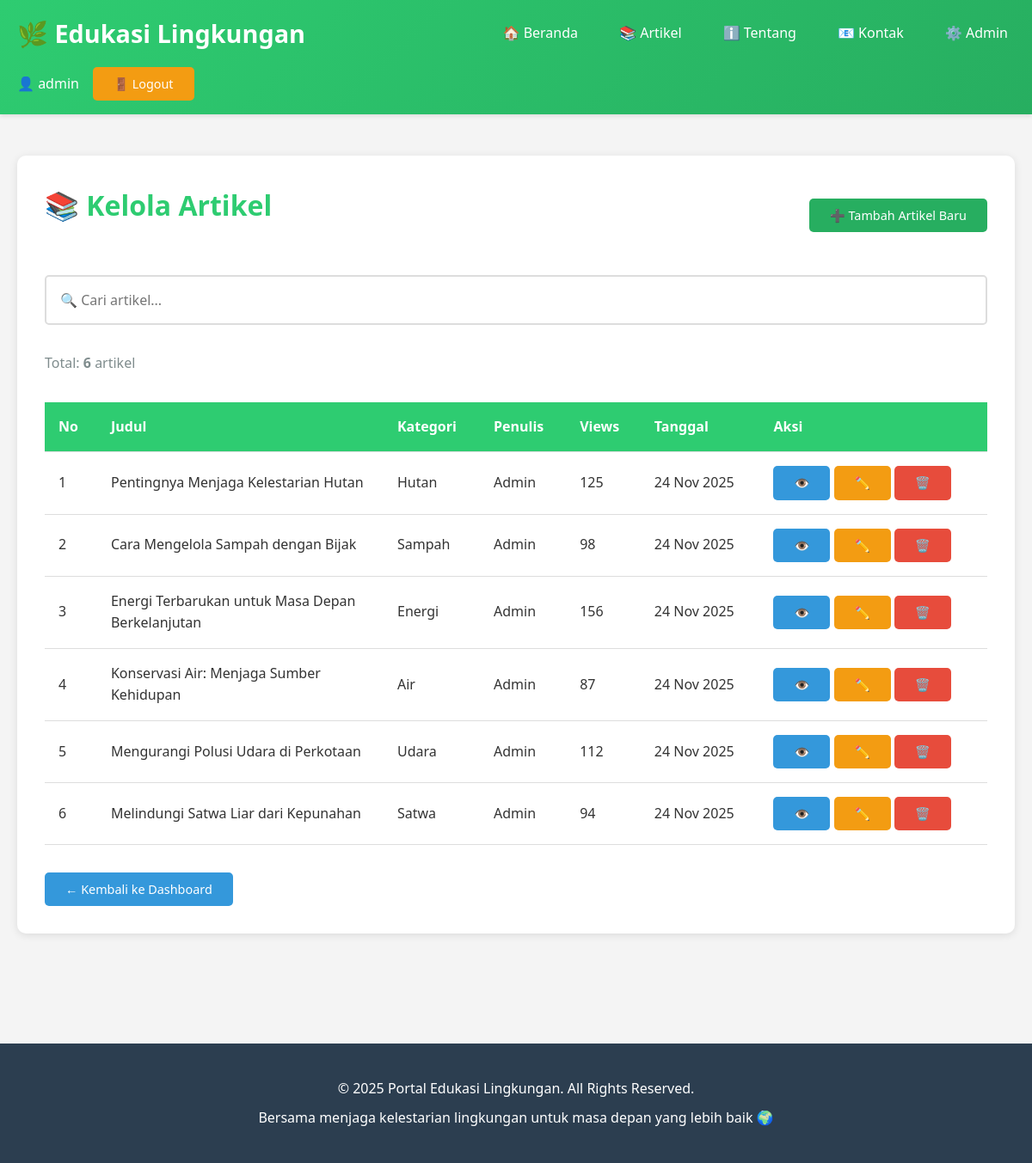
/admin/artikel/index.php (signed in), run on the app's committed database.
### tables this page shows
CREATE TABLE IF NOT EXISTS artikel (
    id INT AUTO_INCREMENT PRIMARY KEY,
    judul VARCHAR(255) NOT NULL,
    slug VARCHAR(255) NOT NULL UNIQUE,
    konten TEXT NOT NULL,
    penulis VARCHAR(100) NOT NULL,
    kategori VARCHAR(50) NOT NULL,
    views INT DEFAULT 0,
    created_at TIMESTAMP DEFAULT CURRENT_TIMESTAMP,
    updated_at TIMESTAMP DEFAULT CURRENT_TIMESTAMP ON UPDATE CURRENT_TIMESTAMP,
    INDEX idx_slug (slug),
    INDEX idx_kategori (kategori),
    INDEX idx_created_at (created_at)
);

### admin/artikel/index.php (the view, shortened to what this page needs)
<?php
$conn = getDBConnection();
$search = isset($_GET['search']) ? clean_input($_GET['search']) : '';
$where = $search ? "WHERE judul LIKE '%$search%' OR konten LIKE '%$search%' OR kategori LIKE '%$search%'" : '';
$query = "SELECT * FROM artikel $where ORDER BY created_at DESC";
$result = $conn->query($query);
include '../../includes/header.php';
?>
<main>
    <div class="container">
        <section class="content-section">
            <div style="display: flex; justify-content: space-between; align-items: center; margin-bottom: 2rem; flex-wrap: wrap; gap: 1rem;">
                <h2>📚 Kelola Artikel</h2>
                <a href="tambah.php" class="btn btn-success">➕ Tambah Artikel Baru</a>
            </div>
            <form method="GET" action="" style="margin-bottom: 2rem;">
                <div class="form-group" style="margin-bottom: 0;">
                    <input type="text" name="search" placeholder="🔍 Cari artikel..."
                           value="<?php echo htmlspecialchars($search); ?>"
                           style="width: 100%; padding: 1rem;">
                </div>
            </form>
            <p style="color: #7f8c8d; margin-bottom: 1rem;">
                Total: <strong><?php echo $result->num_rows; ?></strong> artikel
            </p>
            <div style="overflow-x: auto;">
                <table>
                    <thead>
                        <tr>
                            <th>No</th>
                            <th>Judul</th>
                            <th>Kategori</th>
                            <th>Penulis</th>
                            <th>Views</th>
                            <th>Tanggal</th>
                            <th>Aksi</th>
                        </tr>
                    </thead>
                    <tbody>
                        <?php
                        if ($result->num_rows > 0):
                            $no = 1;
                            while($artikel = $result->fetch_assoc()):
                        ?>
                        <tr>
                            <td><?php echo $no++; ?></td>
                            <td style="max-width: 300px;">
                                <?php echo htmlspecialchars($artikel['judul']); ?>
                            </td>
                            <td><?php echo htmlspecialchars($artikel['kategori']); ?></td>
                            <td><?php echo htmlspecialchars($artikel['penulis']); ?></td>
                            <td><?php echo $artikel['views']; ?></td>
                            <td><?php echo date('d M Y', strtotime($artikel['created_at'])); ?></td>
                            <td style="white-space: nowrap;">
                                <a href="../../detail_artikel.php?slug=<?php echo $artikel['slug']; ?>"
                                   class="btn btn-primary" target="_blank" title="Lihat">👁️</a>
                                <a href="edit.php?id=<?php echo $artikel['id']; ?>"
                                   class="btn btn-warning" title="Edit">✏️</a>
                                <a href="hapus.php?id=<?php echo $artikel['id']; ?>"
                                   class="btn btn-danger"
                                   onclick="return confirmDelete('Apakah Anda yakin ingin menghapus artikel ini?')"
                                   title="Hapus">🗑️</a>
                            </td>
                        </tr>
                        <?php
                            endwhile;
                        endif; ?>
                    </tbody>
                </table>
            </div>
            <div style="margin-top: 2rem;">
                <a href="../index.php" class="btn btn-primary">← Kembali ke Dashboard</a>
            </div>
        </section>
    </div>
</main>
<?php
include '../../includes/footer.php';
?>

### assets/css/style.css (style rules this page uses)
* { margin: 0; padding: 0; box-sizing: border-box; }
body { font-family: 'Segoe UI', Tahoma, Geneva, Verdana, sans-serif; line-height: 1.6; color: #333; background-color: #f4f4f4; }
.container { max-width: 1200px; margin: 0 auto; padding: 0 20px; }
.btn { padding: 0.5rem 1.5rem; border: none; border-radius: 5px; cursor: pointer; text-decoration: none; display: inline-block; transition: all 0.3s; font-size: 0.9rem; font-weight: 500; }
.btn-primary { background: #3498db; color: white; }
.btn-success { background: #27ae60; color: white; }
.btn-danger { background: #e74c3c; color: white; }
.btn-warning { background: #f39c12; color: white; }
main { padding: 3rem 0; min-height: calc(100vh - 200px); }
.content-section { background: white; padding: 2rem; border-radius: 10px; box-shadow: 0 2px 10px rgba(0,0,0,0.1); margin-bottom: 2rem; animation: fadeIn 0.5s; }
h2 { color: #2ecc71; margin-bottom: 1.5rem; font-size: 2rem; }
.form-group { margin-bottom: 1.5rem; }
input[type="text"], input[type="email"], input[type="password"], textarea, select { width: 100%; padding: 0.8rem; border: 2px solid #ddd; border-radius: 5px; font-size: 1rem; transition: border-color 0.3s; font-family: inherit; }
table { width: 100%; border-collapse: collapse; background: white; margin-top: 1rem; overflow-x: auto; display: block; }
@media (min-width: 768px) { table { display: table; } }
th, td { padding: 1rem; text-align: left; border-bottom: 1px solid #ddd; }
th { background: #2ecc71; color: white; font-weight: 600; }
* { transition: background-color 0.3s ease, color 0.3s ease; }
a { transition: all 0.3s ease; }

### data on the page
artikel: judul "Pentingnya Menjaga Kelestarian Hutan", kategori "Hutan", penulis "Admin", views "125", created_at "24 Nov 2025"
artikel: judul "Cara Mengelola Sampah dengan Bijak", kategori "Sampah", penulis "Admin", views "98", created_at "24 Nov 2025"
artikel: judul "Energi Terbarukan untuk Masa Depan Berkelanjutan", kategori "Energi", penulis "Admin", views "156", created_at "24 Nov 2025"
artikel: judul "Konservasi Air: Menjaga Sumber Kehidupan", kategori "Air", penulis "Admin", views "87", created_at "24 Nov 2025"
artikel: judul "Mengurangi Polusi Udara di Perkotaan", kategori "Udara", penulis "Admin", views "112", created_at "24 Nov 2025"
artikel: judul "Melindungi Satwa Liar dari Kepunahan", kategori "Satwa", penulis "Admin", views "94", created_at "24 Nov 2025"

### other printed values
$_SESSION['username'] "admin"
$result->num_rows "6"
